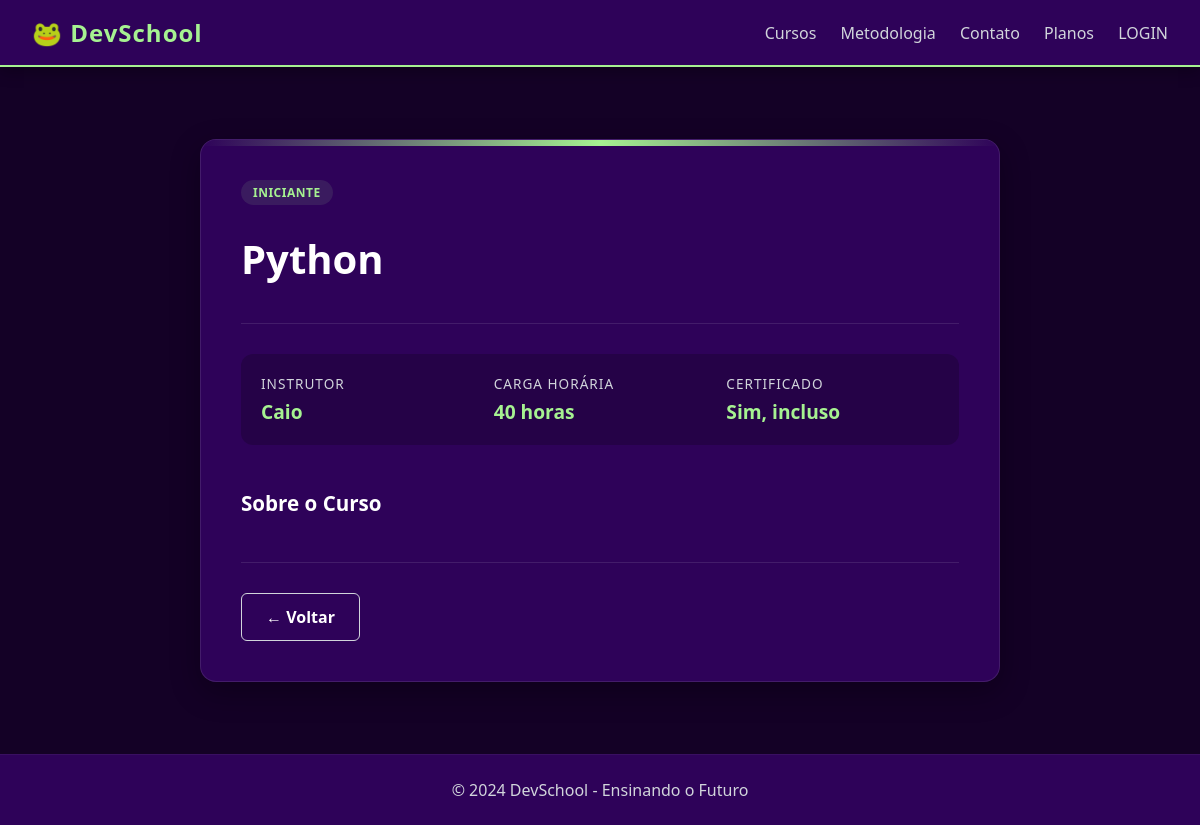
The app's page /curso/1/ with its own data.
### app/models.py (models this page shows, shortened)
class Curso(models.Model):
    nome = models.CharField(max_length=200)
    instrutor = models.CharField(max_length=100)
    carga_horaria = models.IntegerField()
    NIVEL_CHOICES = [
        ('Iniciante', 'Iniciante'),
        ('Intermediário', 'Intermediário'),
        ('Avançado', 'Avançado'),
    ]
    nivel = models.CharField(max_length=50, choices=NIVEL_CHOICES, default='Iniciante')
    descricao = models.CharField(max_length=1000, default='')

### app/views.py (the view)
# urls.py: path('curso/<int:pk>/', views.curso_detalhe_view, name='curso_detalhe'),
def curso_detalhe_view(request, pk):
    curso = get_object_or_404(Curso, pk=pk)
    return render(request, 'curso_detalhe.html', {'curso': curso})

### app/templates/curso_detalhe.html (shortened to what this page needs)
{% extends 'base.html' %}
{% block conteudo %}
  <div class="detail-wrapper">
    <div class="detail-card">
      <div class="detail-header">
        <span class="badge-level">{{ curso.nivel }}</span>
        <h1 class="detail-title">{{ curso.nome }}</h1>
      </div>
      <div class="detail-stats">
        <div class="stat-item">
            <label>Instrutor</label>
            <span>{{ curso.instrutor }}</span>
        </div>
        <div class="stat-item">
            <label>Carga Horária</label>
            <span>{{ curso.carga_horaria }} horas</span>
        </div>
        <div class="stat-item">
            <label>Certificado</label>
            <span>Sim, incluso</span>
        </div>
      </div>
      <div class="detail-description">
        <h3 style="color: var(--text-main); margin-bottom: 15px;">Sobre o Curso</h3>
      </div>
      <div class="detail-actions" style="justify-content: space-between; align-items: center;">
        <div>
            <a href="/" class="btn btn-outline" style="text-decoration: none;">
                ← Voltar
            </a>
        </div>
      </div>
    </div>
  </div>
{% endblock %}

### app/static/style.css (style rules this page uses)
:root { --background-color: #140126; --primary-surface: #2E0259; --accent-color: #A6F291; --contrast-text: #022601; --text-main: #ffffff; --text-secondary: #d1d5db; }
* { margin: 0; padding: 0; box-sizing: border-box; }
body { font-family: 'Segoe UI', Tahoma, Geneva, Verdana, sans-serif; background-color: var(--background-color); color: var(--text-main); display: flex; flex-direction: column; min-height: 100vh; }
h1, h3 { color: var(--text-main); margin-bottom: 20px; }
label { color: var(--text-secondary); font-weight: 500; font-size: 0.95rem; }
.btn { padding: 12px 24px; border-radius: 6px; font-weight: bold; font-size: 1rem; cursor: pointer; border: none; transition: transform 0.2s, opacity 0.2s; display: inline-block; text-align: center; }
.btn-outline { background: transparent; border: 1px solid var(--text-secondary); color: var(--text-main); }
.badge-level { display: inline-block; background-color: rgba(166, 242, 145, 0.1); color: var(--accent-color); font-size: 0.75rem; font-weight: bold; padding: 4px 12px; border-radius: 20px; text-transform: uppercase; letter-spacing: 0.5px; margin-bottom: 15px; }
.detail-wrapper { max-width: 800px; margin: 40px auto; }
.detail-card { background-color: var(--primary-surface); border: 1px solid rgba(255, 255, 255, 0.1); border-radius: 16px; padding: 40px; box-shadow: 0 10px 30px rgba(0, 0, 0, 0.3); position: relative; overflow: hidden; }
.detail-card::before { content: ''; position: absolute; top: 0; left: 0; width: 100%; height: 6px; background: linear-gradient(90deg, var(--primary-surface), var(--accent-color), var(--primary-surface)); }
.detail-header { margin-bottom: 30px; border-bottom: 1px solid rgba(255, 255, 255, 0.1); padding-bottom: 20px; }
.detail-title { color: var(--text-main); font-size: 2.5rem; margin-top: 15px; line-height: 1.2; }
.detail-stats { display: grid; grid-template-columns: repeat(auto-fit, minmax(200px, 1fr)); gap: 20px; margin-bottom: 40px; background-color: rgba(0, 0, 0, 0.2); padding: 20px; border-radius: 12px; }
.stat-item label { display: block; color: var(--text-secondary); font-size: 0.85rem; text-transform: uppercase; letter-spacing: 1px; margin-bottom: 5px; }
.stat-item span { color: var(--accent-color); font-size: 1.2rem; font-weight: bold; }
.detail-description { color: var(--text-secondary); font-size: 1.1rem; line-height: 1.8; margin-bottom: 40px; }
.detail-description h3 { color: var(--text-main); margin-top: 20px; }
.detail-actions { display: flex; gap: 15px; border-top: 1px solid rgba(255, 255, 255, 0.1); padding-top: 30px; }
:root { --danger-color: #ef4444; --danger-hover: #dc2626; }

### records on screen
Curso: nivel "INICIANTE", nome "Python", instrutor "Caio", carga_horaria "40"
